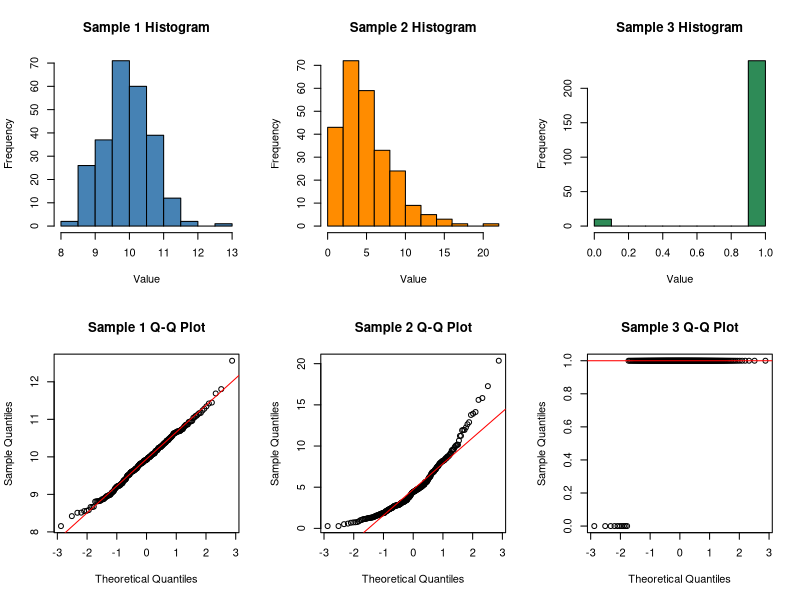

Write R code to recreate this figure.
rm(list = ls())

# Load Data
read_data <- read.table("data.txt")
sample_1 <- read_data[,1]
sample_2 <- read_data[,2]
sample_3 <- read_data[,3]

# PART A: Histograms, Mean, Variance, and Normality Check
par(mfrow = c(2, 3))

hist(sample_1, main = "Sample 1 Histogram", xlab = "Value", col = "steelblue", border = "black")
hist(sample_2, main = "Sample 2 Histogram", xlab = "Value", col = "darkorange", border = "black")
hist(sample_3, main = "Sample 3 Histogram", xlab = "Value", col = "seagreen", border = "black")

qqnorm(sample_1, main = "Sample 1 Q-Q Plot"); qqline(sample_1, col = "red")
qqnorm(sample_2, main = "Sample 2 Q-Q Plot"); qqline(sample_2, col = "red")
qqnorm(sample_3, main = "Sample 3 Q-Q Plot"); qqline(sample_3, col = "red")

cat("PART A: Summary Statistics\n")
cat("Sample 1 - Mean:", mean(sample_1), "  Variance:", var(sample_1), "\n")
cat("Sample 2 - Mean:", mean(sample_2), "  Variance:", var(sample_2), "\n")
cat("Sample 3 - Mean:", mean(sample_3), "  Variance:", var(sample_3), "\n")
cat("Sample 1 is drawn from a normal distribution (bell-shaped histogram, linear Q-Q plot)\n")


# PART B: Inference on Sample 1
cat("\nPART B: 99% Two-Sided Confidence Interval for Mean\n")
n1    <- length(sample_1)
xbar  <- mean(sample_1)
s     <- sqrt(var(sample_1))
t_crit <- qt(0.995, df = n1 - 1)   # two-sided 99% -> alpha/2 = 0.005
margin <- t_crit * s / sqrt(n1)

cat("n =", n1, "\n")
cat("Sample Mean:", xbar, "\n")
cat("Sample SD:", s, "\n")
cat("t critical value:", t_crit, "\n")
cat("99% CI: [", xbar - margin, ",", xbar + margin, "]\n")

cat("\nPART B: Chi-Squared Test H0: sigma^2 = 0.5 vs H1: sigma^2 != 0.5\n")
sigma0_sq <- 0.5
chi_stat  <- (n1 - 1) * var(sample_1) / sigma0_sq
p_lower   <- pchisq(chi_stat, df = n1 - 1)
p_upper   <- 1 - pchisq(chi_stat, df = n1 - 1)
p_value   <- 2 * min(p_lower, p_upper)

cat("Chi-squared statistic:", chi_stat, "\n")
cat("Degrees of freedom:", n1 - 1, "\n")
cat("P-value (two-sided):", p_value, "\n")
if (p_value < 0.01) {
  cat("Conclusion: Reject H0 at 1% significance level.\n")
} else {
  cat("Conclusion: Fail to reject H0 at 1% significance level.\n")
}


# PART C: One-Sided Proportion Test on Sample 3
# H0: p >= 0.10  vs  H1: p < 0.10

cat("\nPART C: Proportion Test (Defective Rate < 10%)\n")
n3        <- length(sample_3)
defective <- sum(sample_3 == 0)
p_hat     <- defective / n3
p0        <- 0.10

z_stat  <- (p_hat - p0) / sqrt(p0 * (1 - p0) / n3)
p_val_c <- pnorm(z_stat)   # left-tailed

cat("n =", n3, "\n")
cat("Number of defective parts:", defective, "\n")
cat("Sample proportion defective (p_hat):", p_hat, "\n")
cat("Z statistic:", z_stat, "\n")
cat("P-value (left-tailed):", p_val_c, "\n")
if (p_val_c < 0.05) {
  cat("Conclusion: Reject H0. There is sufficient evidence that the defective rate < 10%.\n")
} else {
  cat("Conclusion: Fail to reject H0.\n")
}
